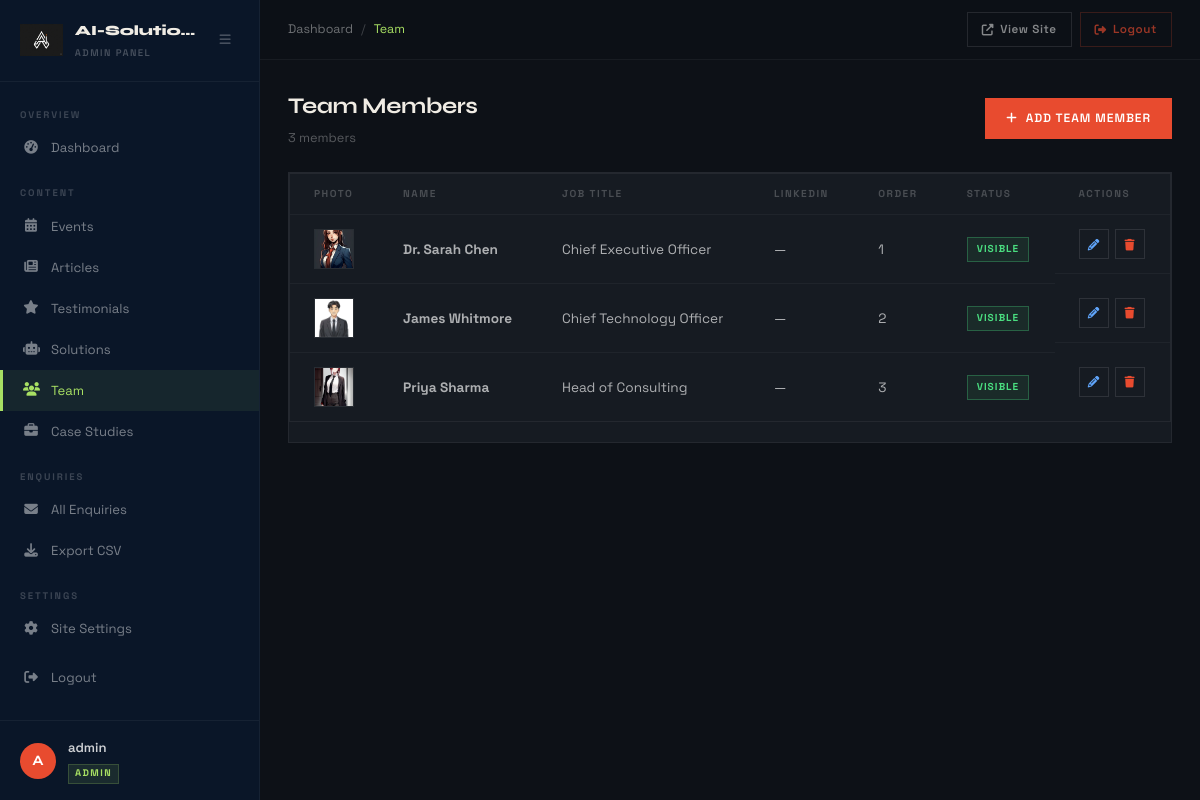
Page /admin/team (signed in) on the committed database.
### models.py (models this page shows, shortened)
class SiteSettings(db.Model):
    __tablename__ = 'site_settings'
    id = db.Column(db.Integer, primary_key=True)
    company_logo = db.Column(db.String(300), nullable=True)
    company_name = db.Column(db.String(200), default='AI-Solutions')
    tagline = db.Column(db.String(500))
    address = db.Column(db.String(300))
    email = db.Column(db.String(120))
    phone = db.Column(db.String(50))
    linkedin_url = db.Column(db.String(300), nullable=True)
    twitter_url = db.Column(db.String(300), nullable=True)
    facebook_url = db.Column(db.String(300), nullable=True)
    instagram_url = db.Column(db.String(300), nullable=True)
    github_url = db.Column(db.String(300), nullable=True)

class AdminUser(UserMixin, db.Model):
    __tablename__ = 'admin_user'
    id = db.Column(db.Integer, primary_key=True)
    username = db.Column(db.String(80), unique=True, nullable=False)
    password_hash = db.Column(db.String(256), nullable=False)
    profile_picture = db.Column(db.String(300), nullable=True)

class TeamMember(db.Model):
    __tablename__ = 'team_member'
    id = db.Column(db.Integer, primary_key=True)
    name = db.Column(db.String(100), nullable=False)
    job_title = db.Column(db.String(100))
    bio = db.Column(db.Text)
    photo = db.Column(db.String(300), nullable=True)
    linkedin_url = db.Column(db.String(300), nullable=True)
    order_index = db.Column(db.Integer, default=0)
    is_published = db.Column(db.Boolean, default=True)

### app.py (the view)
@app.route('/admin/team')
@login_required
def admin_team():
    team = TeamMember.query.order_by(TeamMember.order_index).all()
    return render_template('admin/manage_team.html', team=team)

### app.py (called while the page is built)
@login_manager.user_loader
def load_user(user_id):
    return db.session.get(AdminUser, int(user_id))

@app.context_processor
def inject_settings():
    settings = db.session.get(SiteSettings, 1)
    if not settings:
        settings = SiteSettings(id=1, company_name='AI-Solutions')
    return dict(settings=settings)

### templates/admin/manage_team.html (shortened to what this page needs)
{% extends 'admin/base_admin.html' %}
{% block breadcrumb %}<span class="bc-sep">/</span><span>Team</span>{% endblock %}
{% block content %}
<div class="page-header">
    <div>
        <h1 class="page-title">Team Members</h1>
        <p class="page-subtitle">{{ team|length }} member{{ 's' if team|length != 1 }}</p>
    </div>
    <a href="{{ url_for('add_team_member') }}" class="btn-primary"><i class="fas fa-plus"></i> Add Team Member</a>
</div>
<div class="admin-card">
    {% if team %}
    <div class="table-wrap">
        <table class="admin-table">
            <thead>
                <tr>
                    <th>Photo</th>
                    <th>Name</th>
                    <th>Job Title</th>
                    <th>LinkedIn</th>
                    <th>Order</th>
                    <th>Status</th>
                    <th>Actions</th>
                </tr>
            </thead>
            <tbody>
                {% for member in team %}
                <tr>
                    <td>
                        {% if member.photo %}
                            <img src="{{ url_for('static', filename=member.photo) }}" alt="" class="table-thumb table-thumb--round">
                        {% else %}
                            <div class="table-thumb-placeholder table-thumb--round"><i class="fas fa-user"></i></div>
                        {% endif %}
                    </td>
                    <td><strong>{{ member.name }}</strong></td>
                    <td>{{ member.job_title or '—' }}</td>
                    <td>
                        {% if member.linkedin_url %}
                            <a href="{{ member.linkedin_url }}" target="_blank" class="icon-link"><i class="fab fa-linkedin"></i></a>
                        {% else %}—{% endif %}
                    </td>
                    <td><span class="order-badge">{{ member.order_index }}</span></td>
                    <td>
                        {% if member.is_published %}
                            <span class="status-badge status-published">Visible</span>
                        {% else %}
                            <span class="status-badge status-draft">Hidden</span>
                        {% endif %}
                    </td>
                    <td class="actions-cell">
                        <a href="{{ url_for('edit_team_member', id=member.id) }}" class="btn-action btn-edit"><i class="fas fa-pencil-alt"></i></a>
                        <form method="POST" action="{{ url_for('delete_team_member', id=member.id) }}" class="inline-form">
                            <button type="button" class="btn-action btn-delete" onclick="confirmDelete(this.closest('form'))"><i class="fas fa-trash"></i></button>
                        </form>
                    </td>
                </tr>
                {% endfor %}
            </tbody>
        </table>
    </div>
    {% endif %}
</div>
{% endblock %}

### templates/admin/_sidebar.html (shortened to what this page needs)
<nav class="admin-sidebar" id="adminSidebar">
    <div class="sidebar-header">
        <div class="sidebar-logo">
            {% if settings and settings.company_logo %}
                <img src="{{ url_for('static', filename=settings.company_logo) }}" alt="Logo" class="sidebar-logo-img">
            {% else %}
                <div class="sidebar-logo-icon"><i class="fas fa-brain"></i></div>
            {% endif %}
        </div>
        <div class="sidebar-brand">
            <span class="brand-name">{{ settings.company_name if settings else 'AI-Solutions' }}</span>
            <span class="brand-tag">Admin Panel</span>
        </div>
        <button class="sidebar-toggle-btn" id="sidebarToggle"><i class="fas fa-bars"></i></button>
    </div>
    <div class="sidebar-nav">
        <div class="nav-section">
            <span class="nav-section-label">Overview</span>
            <a href="{{ url_for('admin_dashboard') }}" class="nav-item {% if request.endpoint == 'admin_dashboard' %}active{% endif %}">
                <i class="fas fa-tachometer-alt"></i><span>Dashboard</span>
            </a>
        </div>
        <div class="nav-section">
            <span class="nav-section-label">Content</span>
            <a href="{{ url_for('admin_events') }}" class="nav-item {% if 'event' in request.endpoint %}active{% endif %}">
                <i class="fas fa-calendar-alt"></i><span>Events</span>
            </a>
            <a href="{{ url_for('admin_articles') }}" class="nav-item {% if 'article' in request.endpoint %}active{% endif %}">
                <i class="fas fa-newspaper"></i><span>Articles</span>
            </a>
            <a href="{{ url_for('admin_testimonials') }}" class="nav-item {% if 'testimonial' in request.endpoint %}active{% endif %}">
                <i class="fas fa-star"></i><span>Testimonials</span>
            </a>
            <a href="{{ url_for('admin_solutions') }}" class="nav-item {% if 'solution' in request.endpoint %}active{% endif %}">
                <i class="fas fa-robot"></i><span>Solutions</span>
            </a>
            <a href="{{ url_for('admin_team') }}" class="nav-item {% if 'team' in request.endpoint %}active{% endif %}">
                <i class="fas fa-users"></i><span>Team</span>
            </a>
            <a href="{{ url_for('case_studies') }}" class="nav-item {% if 'case_stud' in request.endpoint %}active{% endif %}">
                <i class="fas fa-briefcase"></i><span>Case Studies</span>
            </a>
        </div>
        <div class="nav-section">
            <span class="nav-section-label">Enquiries</span>
            <a href="{{ url_for('admin_enquiries') }}" class="nav-item {% if 'enquir' in request.endpoint %}active{% endif %}">
                <i class="fas fa-envelope"></i><span>All Enquiries</span>
            </a>
            <a href="{{ url_for('export_enquiries') }}" class="nav-item">
                <i class="fas fa-download"></i><span>Export CSV</span>
            </a>
        </div>
        <div class="nav-section">
            <span class="nav-section-label">Settings</span>
            <a href="{{ url_for('admin_settings') }}" class="nav-item {% if request.endpoint == 'admin_settings' %}active{% endif %}">
                <i class="fas fa-cog"></i><span>Site Settings</span>
            </a>
        </div>
        <div class="nav-section">
            <a href="{{ url_for('admin_logout') }}" class="nav-item nav-logout">
                <i class="fas fa-sign-out-alt"></i><span>Logout</span>
            </a>
        </div>
    </div>
    <div class="sidebar-footer">
        <div class="admin-avatar-wrap">
            {% if current_user.profile_picture %}
                <img src="{{ url_for('static', filename=current_user.profile_picture) }}" alt="Admin" class="admin-avatar-img">
            {% else %}
                <div class="admin-avatar-initials">{{ current_user.username[0].upper() }}</div>
            {% endif %}
        </div>
        <div class="admin-user-info">
            <span class="admin-username">{{ current_user.username }}</span>
            <span class="admin-badge">Admin</span>
        </div>
    </div>
</nav>

### rows in the picture
SiteSettings: company_logo (picture), company_name "AI-Solutio…"
AdminUser: username "A", username "admin"
TeamMember: photo (picture), name "Dr. Sarah Chen", job_title "Chief Executive Officer", order_index "1", is_published "VISIBLE"
TeamMember: photo (picture), name "James Whitmore", job_title "Chief Technology Officer", order_index "2", is_published "VISIBLE"
TeamMember: photo (picture), name "Priya Sharma", job_title "Head of Consulting", order_index "3", is_published "VISIBLE"

### other values in the picture
{{ team|length }} "3"
{{ 's' if team|length != 1 }} "s"
